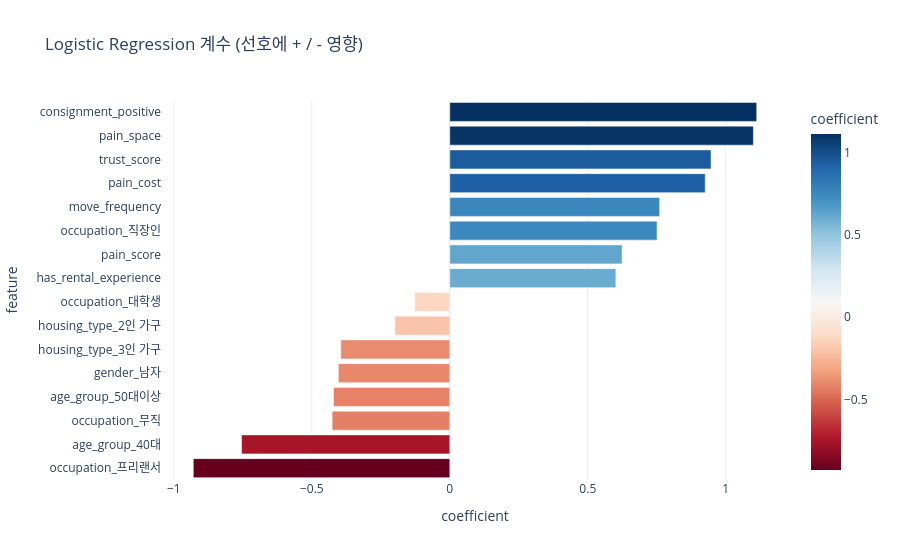

The code cell stored with this chart in its notebook:
### Markdown cell above
### 📌 그래프 설명 — Feature Importance

서비스 선호 예측에 가장 크게 기여한 변수 Top 15입니다.

| 순위 | Feature | 비즈니스 의미 |
|------|---------|---------------|
| 1 | **pain_score** | 불편이 클수록 전환 의향 ↑ |
| 2 | **trust_score** | 신뢰 장치(실시간 확인·보험) 필수 |
| 3 | **1인 가구** | 좁은 주거 → 보관 대체 수요 |
| 4 | **move_frequency** | 이동 많을수록 니즈 ↑ |
| 5 | **storage_need_score** | 보관 필요성 자체가 핵심 |

### ✅ 소결론

직업(occupation)보다 **pain·trust·이동·니즈**가 상위권 → 마케팅은 「대학생」 라벨보다 **「방학/이사/출장 시 짐 문제」 상황 메시지**가 효과적입니다.

### Code cell
lr_pipe = fitted["Logistic Regression"]
lr_names = get_feature_names(lr_pipe, cat_cols, num_cols)
coef_df = pd.DataFrame({"feature": lr_names, "coefficient": lr_pipe.named_steps["model"].coef_[0]})
coef_df = coef_df.sort_values("coefficient")
top_coef = pd.concat([coef_df.head(8), coef_df.tail(8)])

fig = px.bar(
    top_coef, x="coefficient", y="feature", orientation="h",
    title="Logistic Regression 계수 (선호에 + / - 영향)",
    color="coefficient", color_continuous_scale="RdBu", template=PLOTLY_TEMPLATE,
)
fig.show()

### Figure 1 — Plotly figure (JSON) as saved in the notebook; plotly's stock layout.template omitted (floating-point values rounded to 4 significant figures)
{"data": [{"hovertemplate": "coefficient=%{marker.color}<br>feature=%{y}<extra></extra>", "legendgroup": "", "marker": {"color": [-0.9294, -0.7545, -0.4263, -0.4213, -0.4039, -0.395, -0.199, -0.1271, 0.6017, 0.6243, 0.7509, 0.7604, 0.9255, 0.9466, 1.1, 1.112], "coloraxis": "coloraxis", "pattern": {"shape": ""}}, "name": "", "orientation": "h", "showlegend": false, "textposition": "auto", "type": "bar", "x": [-0.9294, -0.7545, -0.4263, -0.4213, -0.4039, -0.395, -0.199, -0.1271, 0.6017, 0.6243, 0.7509, 0.7604, 0.9255, 0.9466, 1.1, 1.112], "xaxis": "x", "y": ["occupation_프리랜서", "age_group_40대", "occupation_무직", "age_group_50대이상", "gender_남자", "housing_type_3인 가구", "housing_type_2인 가구", "occupation_대학생", "has_rental_experience", "pain_score", "occupation_직장인", "move_frequency", "pain_cost", "trust_score", "pain_space", "consignment_positive"], "yaxis": "y"}], "layout": {"barmode": "relative", "coloraxis": {"colorbar": {"title": {"text": "coefficient"}}, "colorscale": [[0, "rgb(103,0,31)"], [0.1, "rgb(178,24,43)"], [0.2, "rgb(214,96,77)"], [0.3, "rgb(244,165,130)"], [0.4, "rgb(253,219,199)"], [0.5, "rgb(247,247,247)"], [0.6, "rgb(209,229,240)"], [0.7, "rgb(146,197,222)"], [0.8, "rgb(67,147,195)"], [0.9, "rgb(33,102,172)"], [1, "rgb(5,48,97)"]]}, "legend": {"tracegroupgap": 0}, "title": {"text": "Logistic Regression 계수 (선호에 + / - 영향)"}, "xaxis": {"anchor": "y", "domain": [0, 1], "title": {"text": "coefficient"}}, "yaxis": {"anchor": "x", "domain": [0, 1], "title": {"text": "feature"}}}}
